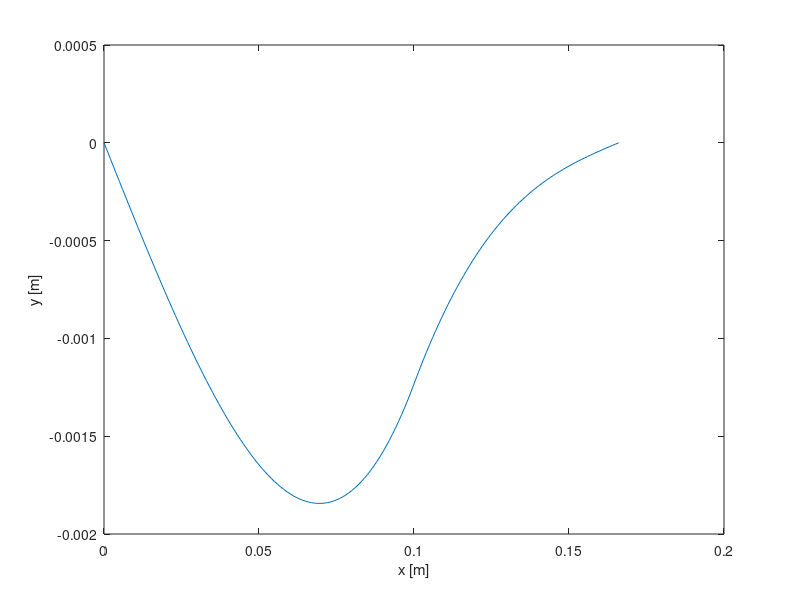

Source code (MATLAB): (Note: this script raises an error after producing the figure.)
%% Poutre sur deux appuis soumise à un moment pur
clf; clear; clc; close all;

%% Variables

L = 0.166; % m, longueur bati
w = 0.2; % m, largeur bati
h = 0.001; % m, epaisseur bati
a = 0.1; % m

% modules d'Young
E_al = 69e9; % Pa
E_ac = 200e9; % Pa

E = E_al;

I = w*h^3/12;

%% calcul moment M

Lm = 0.065; % m
Fmax = 48.4; % N

M = Lm*Fmax % Nm

%% formules deformee
% x < a
getY1 = @(x) -M/(6*E*I*L)*(6*a.*x*L - 3*a^2.*x - 2*L^2.*x - x.^3);

y1_a = getY1(a)

% x >= a
getY2 = @(x) -M/(6*E*I*L)*(3*a^2*L + 3.*x.^2*L - 3*a^2.*x - 2*L^2.*x - x.^3);

%% calculs deformee

x1 = 0:0.001:a;
y1 = getY1(x1);

x2 = a:0.001:L;
y2 = getY2(x2);


x = [x1 x2];
y = [y1 y2];

%% plot
figure();
plot(x,y);
xlabel('x [m]')
ylabel('y [m]')
xline(a);
grid on;


%% calculs de l'angle en a

% estimation

i = find(x>=a,1)

dx = x(i) - x(i-1); 
dy = y(i) - y(i-1);

ypa_est = dy/dx

% valeur exacte

ypa = -M/(6*E*I*L)*(6*a*L - 2*L^2 - 6*a^2)
